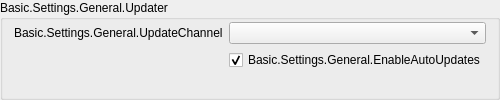
                 <widget class="QGroupBox" name="updateSettingsGroupBox">
                  <property name="title">
                   <string>Basic.Settings.General.Updater</string>
                  </property>
                  <layout class="QFormLayout" name="formLayout_20">
                   <property name="fieldGrowthPolicy">
                    <enum>QFormLayout::FieldGrowthPolicy::AllNonFixedFieldsGrow</enum>
                   </property>
                   <property name="labelAlignment">
                    <set>Qt::AlignmentFlag::AlignRight|Qt::AlignmentFlag::AlignTrailing|Qt::AlignmentFlag::AlignVCenter</set>
                   </property>
                   <property name="topMargin">
                    <number>2</number>
                   </property>
                   <item row="0" column="0">
                    <widget class="QLabel" name="updateChannelLabel">
                     <property name="text">
                      <string>Basic.Settings.General.UpdateChannel</string>
                     </property>
                    </widget>
                   </item>
                   <item row="0" column="1">
                    <widget class="QComboBox" name="updateChannelBox">
                     <property name="editable">
                      <bool>false</bool>
                     </property>
                     <property name="currentText">
                      <string/>
                     </property>
                    </widget>
                   </item>
                   <item row="1" column="1">
                    <widget class="QCheckBox" name="enableAutoUpdates">
                     <property name="text">
                      <string>Basic.Settings.General.EnableAutoUpdates</string>
                     </property>
                     <property name="checked">
                      <bool>true</bool>
                     </property>
                    </widget>
                   </item>
                   <item row="1" column="0">
                    <spacer name="horizontalSpacer_29">
                     <property name="orientation">
                      <enum>Qt::Orientation::Horizontal</enum>
                     </property>
                     <property name="sizeType">
                      <enum>QSizePolicy::Policy::Fixed</enum>
                     </property>
                     <property name="sizeHint" stdset="0">
                      <size>
                       <width>170</width>
                       <height>20</height>
                      </size>
                     </property>
                    </spacer>
                   </item>
                  </layout>
                 </widget>
